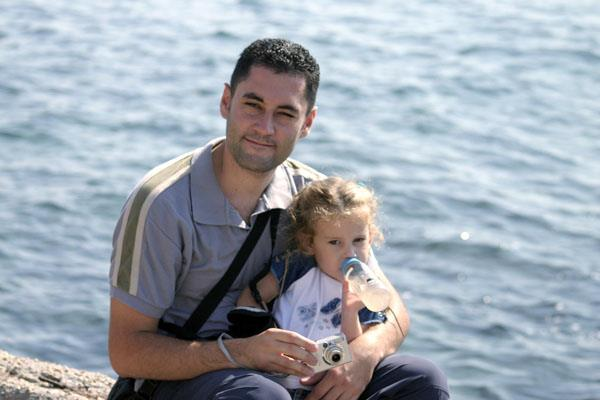
#> input picture HW2/hw2_test_images/1.jpg, 600 x 400 px; its folder holds only this picture in this run
$ python contextAwareSaliencyDetectionVectorize.py   (Python 2 division)
#> lines starting #> are read from the running program, lines starting #| are printed output that depends on the picture

import os
import time
import subprocess
import cv2
import numpy as np
import matplotlib.pylab as plt
from scipy import signal

def img2lab(img_path):
#> called with img_path = './hw2_test_images/1.jpg'
    bgr_img = cv2.imread(img_path)
#> bgr_img is the input picture: shape (400, 600, 3); mean B, G, R 176.5, 167.1, 158.9
    b,g,r = cv2.split(bgr_img)
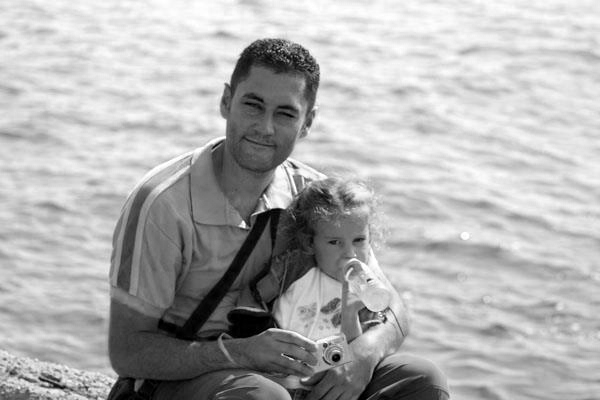
#> b: shape (400, 600); min 0, max 255, mean 176.5
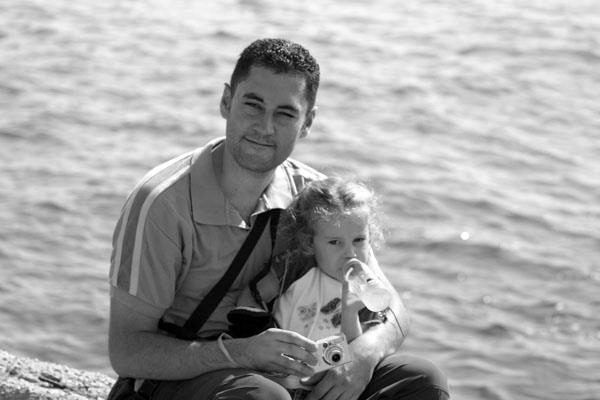
#> g: shape (400, 600); min 0, max 255, mean 167.1
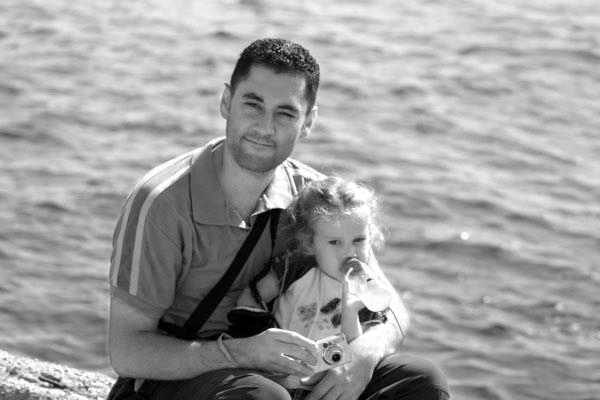
#> r: shape (400, 600); min 0, max 255, mean 158.9
    rgb_img = cv2.merge([r,g,b])
    return cv2.cvtColor(rgb_img, cv2.COLOR_BGR2LAB)
#> returned value: shape (400, 600, 3); mean of channels 0, 1, 2 174.2, 130.4, 133.2

def pad_img(img, kernel_size, padding):
    '''input: img: a NumPy array, get from function img2lab
              kernel_size: an int number, maybe 3*3 or 5*5 or 7*7 etc. 7*7 in paper
              padding: the ways of padding
       output:img: a image after padding
    '''
    size = (kernel_size - 1) / 2
    if padding == 'replicate':
        img_pad = cv2.copyMakeBorder(img, size, size, size, size, cv2.BORDER_REPLICATE)
    elif padding == 'constant':
        WHITE = [0, 0, 0]
        img_pad = cv2.copyMakeBorder(img, size, size, size, size, cv2.BORDER_CONSTANT, value=WHITE)
    return img_pad

def pixel_patch_vectorize(img_pad, kernel_size, stride):
    H, W, C = img_pad.shape
    s0, s1, s2 = img_pad.strides
    nH = H - kernel_size + 1
    nW = W - kernel_size + 1
    # In there kernel size is a square in all 3 channels
    # Actually, the size of kernel is  kernel_size*kernel_size*3
    nC = C - 3 + 1

    shp = kernel_size, kernel_size, C, nH, nW, nC
    strd = s0, s1, s2, s0, s1, s2
    out_view = np.lib.stride_tricks.as_strided(img_pad, shape=shp, strides=strd)
    img_patch_full = out_view.reshape(kernel_size*kernel_size*C, nH, nW).transpose(1,2,0)
    H_idx = np.array(range(0, nH, stride)).reshape(-1,1)
    W_idx = np.array(range(0, nW, stride)).reshape(1,-1)
    return img_patch_full[H_idx, W_idx]

def get_saliency_value_vectorize(img_patch, C, K):
    # C: the weight multiply by positional distance
    # K: the top K similar distances with other pixel patches for each pixel
    H, W, C = img_patch.shape
    # save the saliency value
    s = np.zeros((H, W))

    # get matrix's shape A:(H,W,H,W,kernel_size*kernel_size*C)
    # A[i,j,:,:,:] is img_patch
    A = np.tile(img_patch, (H,W,1)).reshape(H,H,W,W,C).transpose(0,2,1,3,4)

    # get matrix's shape B:(H,W,H,W,kernel_size*kernel_size*C)
    # B[i,j,:,:,:] is img_patch[i,j,:]
    B = np.repeat(img_patch, H, axis=0)
    B = np.repeat(B, W, axis=1).reshape(H,H,W,W,C).transpose(0,2,1,3,4)

    # calculate the color distances for all pixels with other
    d_col = np.sqrt(np.sum((A - B)**2, axis=4))
    # normlized to [0,1]
    d_col_norm = (d_col - d_col.min((2,3))) / (d_col.max((2,3)) - d_col.min((2,3)))

    # find K most similar patches according to d_col value

      # add a very small perturbation, avoid too many value equal to 0
    d_col_norm_flat = d_col_norm.reshape(H*W, -1) + 0.0000001*np.random.rand(H*W, H*W)
    # get the Kth value for each pixel
    Kth = d_col_norm_flat[range(H*W), np.argpartition(d_col_norm_flat,K)[:, K:K+1].reshape(-1)].reshape(-1,1)
      # shape (H*W*K, 2)
    Kth_idx = np.argwhere(d_col_norm_flat < Kth)

      # shape (H*W, K)
    d_col_K = d_col_norm_flat[Kth_idx[:,0], Kth_idx[:,1]].reshape(H*W, -1)

    # calculate positional distance for all pixels of the top K
      # shape (H*W, K)
    Kth_x_idx = Kth_idx[:,1].reshape(H*W, -1) / W
    Kth_y_idx = Kth_idx[:,1].reshape(H*W, -1) % W
      # pixel idx, shape(H*W, 1)
    pixel_x_idx = np.repeat(np.array(range(H)), W)
    pixel_y_idx = np.tile(np.array(range(W)), H)

    d_pos = np.sqrt((Kth_x_idx - pixel_x_idx.reshape(-1,1))**2 + (Kth_y_idx - pixel_y_idx.reshape(-1,1))**2)
    # normalized by the larger image dimension
    d_pos_norm = d_pos / max(H,W)

    # single-scale saliency value map of a image at scale r
    dis_K = d_col_K / (1 + C*d_pos_norm)
    s_flat = 1 -  np.exp(-1.0/K * np.sum(dis_K, axis=1))
    s = s_flat.reshape(H, W)

    # # normalized to [0, 1]
    s_norm = (s - s.min()) / (s.max() - s.min())
    return s_norm

def contextual_effect_vectorize(sal_map, threshold):
    # threshold: Threshold is 0.8 in paper.
    H, W = sal_map.shape
    s_attended_idx = np.argwhere(sal_map>threshold)

      # pixel idx, shape(H*W, 2)
    pixel_x_idx = np.repeat(np.array(range(H)), W)
    pixel_y_idx = np.tile(np.array(range(W)), H)

    d_foci = np.sqrt((pixel_x_idx.reshape(-1,1) - s_attended_idx[:,0].reshape(1,-1))**2+
                            (pixel_y_idx.reshape(-1,1) - s_attended_idx[:,1].reshape(1,-1))**2)
    d_foci = d_foci.min(axis=1).reshape(H, W)

    # normalized to the range [0,1]
    d_foci_norm = (d_foci - d_foci.min()) / (d_foci.max() - d_foci.min())
    # Apply to saliency map
    sal_cont_map = sal_map * (1 - d_foci_norm)
    return sal_cont_map

def multiscale_vectorize(img_path, img_scales, kernel_size, stride, C, K, threshold, padding):
    # img_scales: a list, the rates of shrink a image. In paper, it is [1, 0.8, 0.5, 0.3]
    # get image in LAB type
    img = img2lab(img_path)
    H_org, W_org, _ = img.shape
#> H_org = 400; W_org = 600
    rate = H_org*1.0 / W_org
#> rate = 0.667

    # resize the resolution of image, the maximum is 250
    if H_org > W_org and H_org > 250:
        H = 250
        W = int(H / rate)
    elif W_org > H_org and W_org > 250:
        W = 250
        H = int(W*rate)
#> H = 166
    else:
        W, H = W_org, H_org

    img = cv2.resize(img, (W, H))
#> img: shape (166, 250, 3); mean of channels 0, 1, 2 174, 130.3, 133.1
    H, W, _ = img.shape
#> W = 250
    # multi-scale saliency value
    N = len(img_scales)
    s = np.zeros((H, W, N))

    for i, scale_rate in enumerate(img_scales):
        # shrink image at a scale_rate
        img_scale = cv2.resize(img, (int(W*scale_rate), int(H*scale_rate)))

        # for each kernel size, do padding
        img_pad = pad_img(img_scale, kernel_size, padding)

        # get patch matrix for each pixel in image
        img_patch_verc = pixel_patch_vectorize(img_pad, kernel_size, stride)

        # get saliency value for a image scale
        sal_map = get_saliency_value_vectorize(img_patch_verc, C, K)

        # Interpolated back to original image size, default value is bilinear interpolation.
        sal_map_rescale = cv2.resize(sal_map, (W, H))

        # Immediate Context
#         sal_cont_map = contextual_effect(sal_map_rescale, threshold)
        sal_cont_map = contextual_effect_vectorize(sal_map_rescale, threshold)

        s[:,:,i] = sal_cont_map
#> this loop made 1 pass
#> (s0 in pixel_patch_vectorize, s1 in pixel_patch_vectorize, s2 in pixel_patch_vectorize, strd in pixel_patch_vectorize) on pass 1: (768, 3, 1, (768, 3, 1, 768, 3, 1))
#> s: shape (166, 250, 4) float64; every value is 0
    s_aver = 1.0/N * np.sum(s, axis = 2)
    return s_aver

def center_prior(s):
    from scipy import signal
    H, W = s.shape
    H_std = H*1.0/6
    W_std = W*1.0/6
    gH = signal.gaussian(H, std = H_std).reshape(H, 1)
    gW = signal.gaussian(W, std = W_std).reshape(W, 1)
    g2d = np.outer(gH, gW)
    return g2d*s
# [4 lines of commented-out code are left out]

def main():
    PATH = './hw2_test_images'
    print 'Check image files'
    print subprocess.check_output(["ls", PATH]).decode('utf8')
    all_imgs = os.listdir(PATH)
    for img in all_imgs:
        if img == '.ipynb_checkpoints':
            continue
        img_path = os.path.join(PATH, img)
        print img_path

        kernel_size = 7
        img_scales = [1, 0.8, 0.5, 0.3]
        # img_scales = [1]
        threshold = 0.8
        C = 3
        K = 65
        stride = 3
        padding = 'replicate'
        start  = time.time()
        saliency_map = multiscale_vectorize(img_path,
                                            img_scales,
                                            kernel_size,
                                            stride,
                                            C,
                                            K,
                                            threshold,
                                            padding)
        end = time.time()
        print 'Running time is: '+str(end-start)
        s = center_prior(saliency_map)

        # show original image
        bgr_img = cv2.imread(img_path)
        rgb_img = cv2.cvtColor(bgr_img,cv2.COLOR_BGR2RGB)
        plt.imshow(rgb_img)
        plt.axis("off")
        plt.show()
        # show saliency map
        plt.imshow(saliency_map, cmap='gray')
        plt.axis("off")
        plt.show()
        # show saliency map with center prior
        plt.imshow(s, cmap='gray')
        plt.axis("off")
        plt.show()
#         cv2.imwrite(PATH+'/saliency'+img, saliency_map)

if __name__ == '__main__':
#> (the run stopped early here; a loop or call above may not have finished)

$ run again, on HW2/hw2_test_images/2.jpg
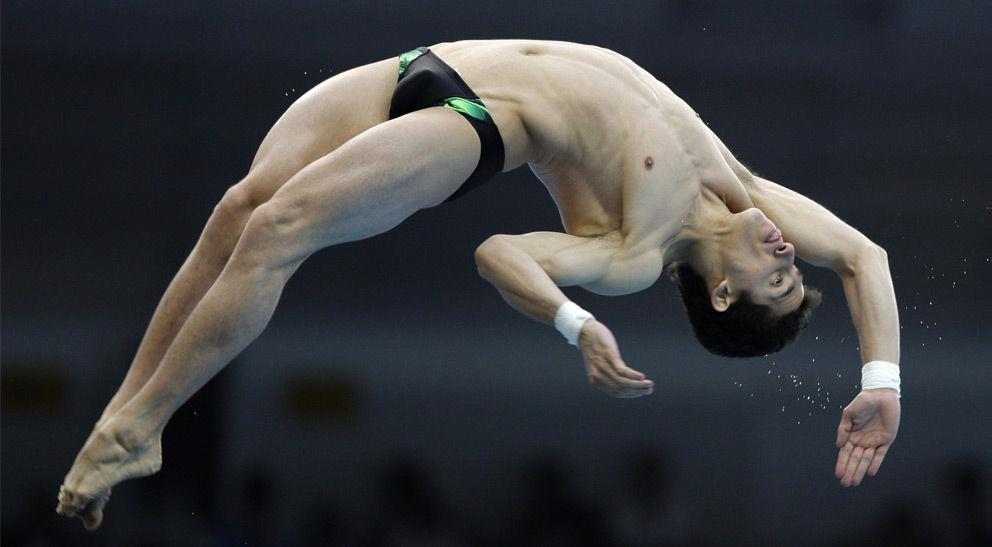
#> input picture HW2/hw2_test_images/2.jpg, 992 x 547 px
#> in img2lab, bgr_img is the input picture: shape (547, 992, 3); mean B, G, R 61.7, 59.1, 58.7
#> in img2lab, `b,g,r = cv2.split(bgr_img)`:
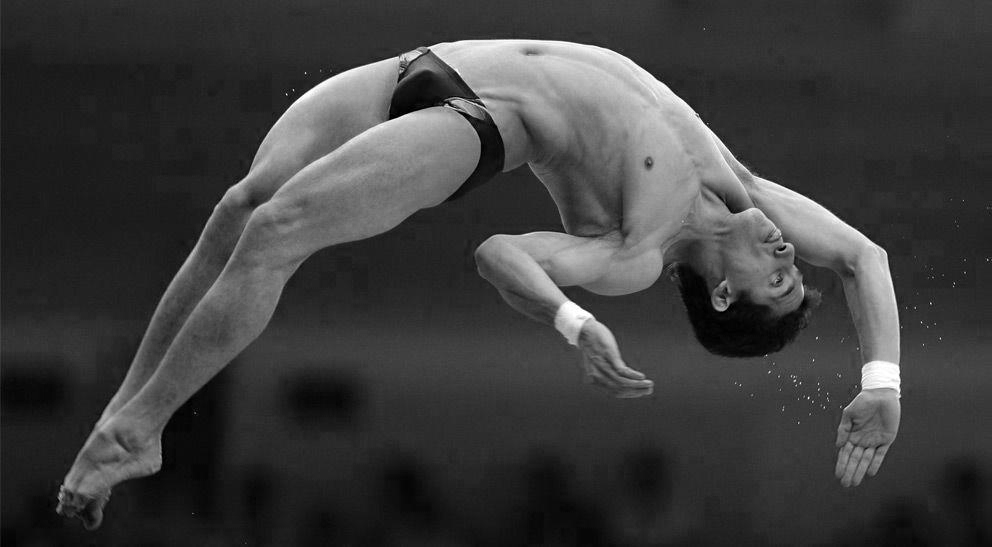
#> b: shape (547, 992); min 0, max 255, mean 61.7
#> in img2lab, `b,g,r = cv2.split(bgr_img)`:
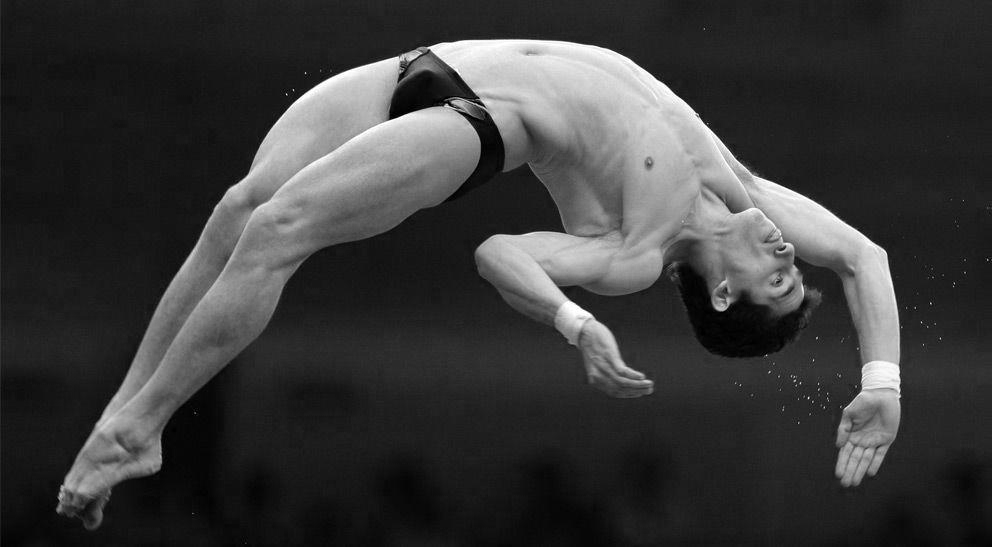
#> r: shape (547, 992); min 0, max 255, mean 58.7
#> img: shape (137, 250, 3); mean of channels 0, 1, 2 61.3, 129.6, 129.1
#> the loop in multiscale_vectorize, `for i, scale_rate in enumerate(img_scales):` made 1 pass
#> (s0 in pixel_patch_vectorize, s1 in pixel_patch_vectorize, s2 in pixel_patch_vectorize, strd in pixel_patch_vectorize) on pass 1: (768, 3, 1, (768, 3, 1, 768, 3, 1))

$ run again, on HW2/hw2_test_images/3.jpg
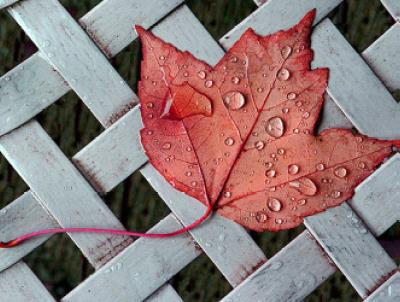
#> input picture HW2/hw2_test_images/3.jpg, 400 x 302 px
#> in img2lab, bgr_img is the input picture: shape (302, 400, 3); mean B, G, R 121, 121.2, 143.1
#> in img2lab, `b,g,r = cv2.split(bgr_img)`:
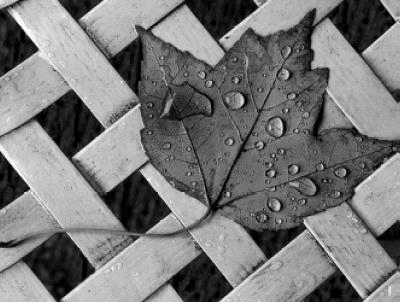
#> b: shape (302, 400); min 0, max 255, mean 121
#> in img2lab, `b,g,r = cv2.split(bgr_img)`:
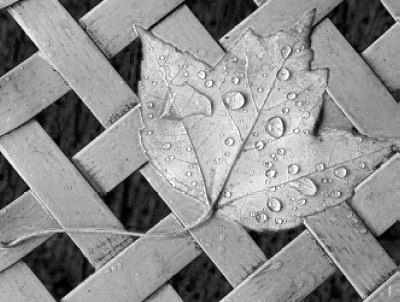
#> r: shape (302, 400); min 0, max 255, mean 143.1
#> img: shape (188, 250, 3); mean of channels 0, 1, 2 130.1, 134.6, 116.2
#> the loop in multiscale_vectorize, `for i, scale_rate in enumerate(img_scales):` made 1 pass
#> (s0 in pixel_patch_vectorize, s1 in pixel_patch_vectorize, s2 in pixel_patch_vectorize, strd in pixel_patch_vectorize) on pass 1: (768, 3, 1, (768, 3, 1, 768, 3, 1))
